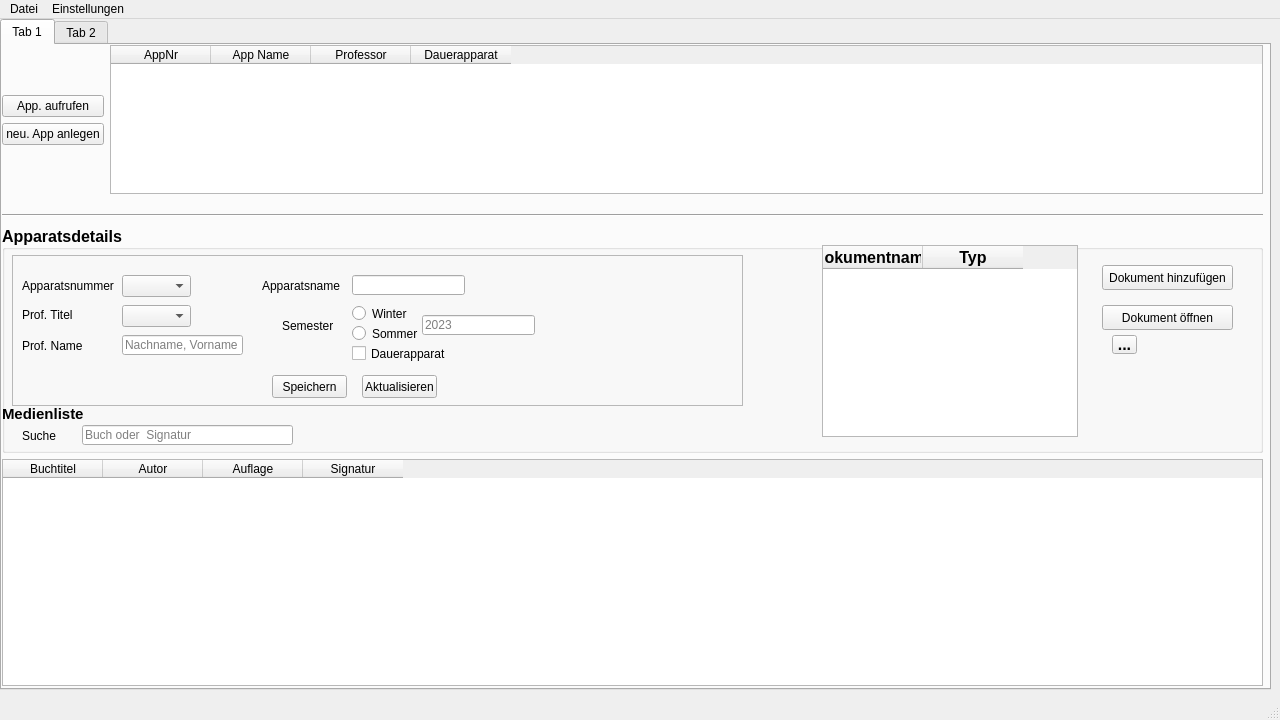
<?xml version="1.0" encoding="UTF-8"?>
<ui version="4.0">
 <class>MainWindow</class>
 <widget class="QMainWindow" name="MainWindow">
  <property name="geometry">
   <rect>
    <x>0</x>
    <y>0</y>
    <width>1280</width>
    <height>720</height>
   </rect>
  </property>
  <property name="sizePolicy">
   <sizepolicy hsizetype="Expanding" vsizetype="Expanding">
    <horstretch>0</horstretch>
    <verstretch>0</verstretch>
   </sizepolicy>
  </property>
  <property name="windowTitle">
   <string>MainWindow</string>
  </property>
  <widget class="QWidget" name="centralwidget">
   <property name="sizePolicy">
    <sizepolicy hsizetype="Fixed" vsizetype="Fixed">
     <horstretch>0</horstretch>
     <verstretch>0</verstretch>
    </sizepolicy>
   </property>
   <widget class="QWidget" name="verticalLayoutWidget">
    <property name="geometry">
     <rect>
      <x>0</x>
      <y>0</y>
      <width>1271</width>
      <height>671</height>
     </rect>
    </property>
    <layout class="QVBoxLayout" name="verticalLayout">
     <item>
      <layout class="QHBoxLayout" name="horizontalLayout">
       <item>
        <layout class="QGridLayout" name="gridLayout">
         <item row="0" column="0">
          <widget class="QTabWidget" name="tabWidget">
           <property name="currentIndex">
            <number>0</number>
           </property>
           <widget class="QWidget" name="tab">
            <property name="sizePolicy">
             <sizepolicy hsizetype="Preferred" vsizetype="Preferred">
              <horstretch>0</horstretch>
              <verstretch>0</verstretch>
             </sizepolicy>
            </property>
            <attribute name="title">
             <string>Tab 1</string>
            </attribute>
            <widget class="QWidget" name="horizontalLayoutWidget_2">
             <property name="geometry">
              <rect>
               <x>0</x>
               <y>0</y>
               <width>1261</width>
               <height>161</height>
              </rect>
             </property>
             <layout class="QHBoxLayout" name="horizontalLayout_2">
              <item>
               <layout class="QFormLayout" name="formLayout">
                <item row="0" column="0">
                 <layout class="QVBoxLayout" name="verticalLayout_2">
                  <item>
                   <spacer name="verticalSpacer">
                    <property name="orientation">
                     <enum>Qt::Vertical</enum>
                    </property>
                    <property name="sizeHint" stdset="0">
                     <size>
                      <width>20</width>
                      <height>40</height>
                     </size>
                    </property>
                   </spacer>
                  </item>
                  <item>
                   <widget class="QPushButton" name="load_app">
                    <property name="toolTip">
                     <string>Load the Semesterapparate from the database</string>
                    </property>
                    <property name="text">
                     <string>App. aufrufen</string>
                    </property>
                   </widget>
                  </item>
                  <item>
                   <widget class="QPushButton" name="create_new_app">
                    <property name="text">
                     <string>neu. App anlegen</string>
                    </property>
                   </widget>
                  </item>
                  <item>
                   <spacer name="verticalSpacer_2">
                    <property name="orientation">
                     <enum>Qt::Vertical</enum>
                    </property>
                    <property name="sizeHint" stdset="0">
                     <size>
                      <width>20</width>
                      <height>40</height>
                     </size>
                    </property>
                   </spacer>
                  </item>
                 </layout>
                </item>
                <item row="0" column="1">
                 <widget class="QTableWidget" name="tableWidget_apparate">
                  <column>
                   <property name="text">
                    <string>AppNr</string>
                   </property>
                  </column>
                  <column>
                   <property name="text">
                    <string>App Name</string>
                   </property>
                  </column>
                  <column>
                   <property name="text">
                    <string>Professor</string>
                   </property>
                  </column>
                  <column>
                   <property name="text">
                    <string>Dauerapparat</string>
                   </property>
                  </column>
                 </widget>
                </item>
                <item row="2" column="0">
                 <layout class="QHBoxLayout" name="horizontalLayout_3"/>
                </item>
                <item row="1" column="1">
                 <layout class="QHBoxLayout" name="horizontalLayout_4"/>
                </item>
               </layout>
              </item>
             </layout>
            </widget>
            <widget class="Line" name="line">
             <property name="geometry">
              <rect>
               <x>0</x>
               <y>160</y>
               <width>1261</width>
               <height>21</height>
              </rect>
             </property>
             <property name="orientation">
              <enum>Qt::Horizontal</enum>
             </property>
            </widget>
            <widget class="QWidget" name="gridLayoutWidget_2">
             <property name="geometry">
              <rect>
               <x>0</x>
               <y>180</y>
               <width>1261</width>
               <height>461</height>
              </rect>
             </property>
             <layout class="QGridLayout" name="gridLayout_2">
              <item row="2" column="0">
               <widget class="QTableWidget" name="tableWidget_apparat_media">
                <column>
                 <property name="text">
                  <string>Buchtitel</string>
                 </property>
                </column>
                <column>
                 <property name="text">
                  <string>Autor</string>
                 </property>
                </column>
                <column>
                 <property name="text">
                  <string>Auflage</string>
                 </property>
                </column>
                <column>
                 <property name="text">
                  <string>Signatur</string>
                 </property>
                </column>
               </widget>
              </item>
              <item row="1" column="0">
               <widget class="QGroupBox" name="app_group_box">
                <property name="sizePolicy">
                 <sizepolicy hsizetype="Preferred" vsizetype="Expanding">
                  <horstretch>0</horstretch>
                  <verstretch>0</verstretch>
                 </sizepolicy>
                </property>
                <property name="font">
                 <font>
                  <pointsize>12</pointsize>
                  <weight>75</weight>
                  <bold>true</bold>
                 </font>
                </property>
                <property name="title">
                 <string>Apparatsdetails</string>
                </property>
                <property name="alignment">
                 <set>Qt::AlignLeading|Qt::AlignLeft|Qt::AlignVCenter</set>
                </property>
                <property name="checkable">
                 <bool>false</bool>
                </property>
                <widget class="QTableWidget" name="dokument_list">
                 <property name="geometry">
                  <rect>
                   <x>820</x>
                   <y>20</y>
                   <width>256</width>
                   <height>192</height>
                  </rect>
                 </property>
                 <column>
                  <property name="text">
                   <string>Dokumentname</string>
                  </property>
                 </column>
                 <column>
                  <property name="text">
                   <string>Typ</string>
                  </property>
                 </column>
                </widget>
                <widget class="QFrame" name="frame">
                 <property name="geometry">
                  <rect>
                   <x>10</x>
                   <y>30</y>
                   <width>731</width>
                   <height>151</height>
                  </rect>
                 </property>
                 <property name="sizePolicy">
                  <sizepolicy hsizetype="Fixed" vsizetype="Fixed">
                   <horstretch>0</horstretch>
                   <verstretch>0</verstretch>
                  </sizepolicy>
                 </property>
                 <property name="frameShape">
                  <enum>QFrame::StyledPanel</enum>
                 </property>
                 <property name="frameShadow">
                  <enum>QFrame::Raised</enum>
                 </property>
                 <widget class="QComboBox" name="drpdwn_prof_title">
                  <property name="geometry">
                   <rect>
                    <x>110</x>
                    <y>50</y>
                    <width>69</width>
                    <height>22</height>
                   </rect>
                  </property>
                 </widget>
                 <widget class="QLabel" name="label_5">
                  <property name="geometry">
                   <rect>
                    <x>250</x>
                    <y>20</y>
                    <width>91</width>
                    <height>21</height>
                   </rect>
                  </property>
                  <property name="font">
                   <font>
                    <pointsize>9</pointsize>
                    <weight>50</weight>
                    <bold>false</bold>
                   </font>
                  </property>
                  <property name="text">
                   <string>Apparatsname</string>
                  </property>
                 </widget>
                 <widget class="QLineEdit" name="lineEdit">
                  <property name="geometry">
                   <rect>
                    <x>110</x>
                    <y>80</y>
                    <width>121</width>
                    <height>20</height>
                   </rect>
                  </property>
                  <property name="font">
                   <font>
                    <pointsize>9</pointsize>
                    <weight>50</weight>
                    <bold>false</bold>
                   </font>
                  </property>
                  <property name="placeholderText">
                   <string>Nachname, Vorname</string>
                  </property>
                 </widget>
                 <widget class="QRadioButton" name="sem_winter">
                  <property name="geometry">
                   <rect>
                    <x>340</x>
                    <y>50</y>
                    <width>82</width>
                    <height>17</height>
                   </rect>
                  </property>
                  <property name="font">
                   <font>
                    <pointsize>9</pointsize>
                    <weight>50</weight>
                    <bold>false</bold>
                   </font>
                  </property>
                  <property name="text">
                   <string>Winter</string>
                  </property>
                 </widget>
                 <widget class="QLabel" name="label_4">
                  <property name="geometry">
                   <rect>
                    <x>10</x>
                    <y>80</y>
                    <width>71</width>
                    <height>21</height>
                   </rect>
                  </property>
                  <property name="font">
                   <font>
                    <pointsize>9</pointsize>
                    <weight>50</weight>
                    <bold>false</bold>
                   </font>
                  </property>
                  <property name="text">
                   <string>Prof. Name</string>
                  </property>
                 </widget>
                 <widget class="QComboBox" name="drpdwn_app_nr">
                  <property name="geometry">
                   <rect>
                    <x>110</x>
                    <y>20</y>
                    <width>69</width>
                    <height>22</height>
                   </rect>
                  </property>
                 </widget>
                 <widget class="QLineEdit" name="app_name">
                  <property name="geometry">
                   <rect>
                    <x>340</x>
                    <y>20</y>
                    <width>113</width>
                    <height>20</height>
                   </rect>
                  </property>
                 </widget>
                 <widget class="QRadioButton" name="sem_sommer">
                  <property name="geometry">
                   <rect>
                    <x>340</x>
                    <y>70</y>
                    <width>82</width>
                    <height>17</height>
                   </rect>
                  </property>
                  <property name="font">
                   <font>
                    <pointsize>9</pointsize>
                    <weight>50</weight>
                    <bold>false</bold>
                   </font>
                  </property>
                  <property name="text">
                   <string>Sommer</string>
                  </property>
                 </widget>
                 <widget class="QLabel" name="label_3">
                  <property name="geometry">
                   <rect>
                    <x>10</x>
                    <y>50</y>
                    <width>61</width>
                    <height>20</height>
                   </rect>
                  </property>
                  <property name="font">
                   <font>
                    <pointsize>9</pointsize>
                    <weight>50</weight>
                    <bold>false</bold>
                   </font>
                  </property>
                  <property name="text">
                   <string>Prof. Titel</string>
                  </property>
                 </widget>
                 <widget class="QLabel" name="label_6">
                  <property name="geometry">
                   <rect>
                    <x>270</x>
                    <y>60</y>
                    <width>51</width>
                    <height>21</height>
                   </rect>
                  </property>
                  <property name="font">
                   <font>
                    <pointsize>9</pointsize>
                    <weight>50</weight>
                    <bold>false</bold>
                   </font>
                  </property>
                  <property name="text">
                   <string>Semester</string>
                  </property>
                 </widget>
                 <widget class="QLineEdit" name="sem_year">
                  <property name="geometry">
                   <rect>
                    <x>410</x>
                    <y>60</y>
                    <width>113</width>
                    <height>20</height>
                   </rect>
                  </property>
                  <property name="font">
                   <font>
                    <pointsize>9</pointsize>
                    <weight>50</weight>
                    <bold>false</bold>
                   </font>
                  </property>
                  <property name="placeholderText">
                   <string>2023</string>
                  </property>
                 </widget>
                 <widget class="QLabel" name="label_2">
                  <property name="geometry">
                   <rect>
                    <x>10</x>
                    <y>20</y>
                    <width>101</width>
                    <height>21</height>
                   </rect>
                  </property>
                  <property name="font">
                   <font>
                    <pointsize>9</pointsize>
                    <weight>50</weight>
                    <bold>false</bold>
                   </font>
                  </property>
                  <property name="text">
                   <string>Apparatsnummer</string>
                  </property>
                 </widget>
                 <widget class="QPushButton" name="btn_apparat_save">
                  <property name="geometry">
                   <rect>
                    <x>260</x>
                    <y>120</y>
                    <width>75</width>
                    <height>23</height>
                   </rect>
                  </property>
                  <property name="font">
                   <font>
                    <pointsize>9</pointsize>
                    <weight>50</weight>
                    <bold>false</bold>
                   </font>
                  </property>
                  <property name="text">
                   <string>Speichern</string>
                  </property>
                 </widget>
                 <widget class="QPushButton" name="btn_apparat_apply">
                  <property name="geometry">
                   <rect>
                    <x>350</x>
                    <y>120</y>
                    <width>75</width>
                    <height>23</height>
                   </rect>
                  </property>
                  <property name="font">
                   <font>
                    <pointsize>9</pointsize>
                    <weight>50</weight>
                    <bold>false</bold>
                   </font>
                  </property>
                  <property name="text">
                   <string>Aktualisieren</string>
                  </property>
                 </widget>
                 <widget class="QCheckBox" name="checkBox">
                  <property name="geometry">
                   <rect>
                    <x>340</x>
                    <y>90</y>
                    <width>101</width>
                    <height>17</height>
                   </rect>
                  </property>
                  <property name="font">
                   <font>
                    <pointsize>9</pointsize>
                    <weight>50</weight>
                    <bold>false</bold>
                   </font>
                  </property>
                  <property name="text">
                   <string>Dauerapparat</string>
                  </property>
                 </widget>
                </widget>
                <widget class="QPushButton" name="btn_add_document">
                 <property name="geometry">
                  <rect>
                   <x>1100</x>
                   <y>40</y>
                   <width>131</width>
                   <height>25</height>
                  </rect>
                 </property>
                 <property name="font">
                  <font>
                   <pointsize>9</pointsize>
                   <weight>50</weight>
                   <bold>false</bold>
                  </font>
                 </property>
                 <property name="text">
                  <string>Dokument hinzufügen</string>
                 </property>
                </widget>
                <widget class="QPushButton" name="btn_open_document">
                 <property name="geometry">
                  <rect>
                   <x>1100</x>
                   <y>80</y>
                   <width>131</width>
                   <height>25</height>
                  </rect>
                 </property>
                 <property name="font">
                  <font>
                   <pointsize>9</pointsize>
                   <weight>50</weight>
                   <bold>false</bold>
                  </font>
                 </property>
                 <property name="text">
                  <string>Dokument öffnen</string>
                 </property>
                </widget>
                <widget class="QToolButton" name="toolButton">
                 <property name="geometry">
                  <rect>
                   <x>1110</x>
                   <y>110</y>
                   <width>25</width>
                   <height>19</height>
                  </rect>
                 </property>
                 <property name="text">
                  <string>...</string>
                 </property>
                </widget>
                <widget class="QLabel" name="label_7">
                 <property name="geometry">
                  <rect>
                   <x>20</x>
                   <y>200</y>
                   <width>47</width>
                   <height>21</height>
                  </rect>
                 </property>
                 <property name="font">
                  <font>
                   <pointsize>9</pointsize>
                   <weight>50</weight>
                   <bold>false</bold>
                  </font>
                 </property>
                 <property name="text">
                  <string>Suche</string>
                 </property>
                </widget>
                <widget class="QLineEdit" name="lineEdit_2">
                 <property name="geometry">
                  <rect>
                   <x>80</x>
                   <y>200</y>
                   <width>211</width>
                   <height>20</height>
                  </rect>
                 </property>
                 <property name="font">
                  <font>
                   <pointsize>9</pointsize>
                   <weight>50</weight>
                   <bold>false</bold>
                  </font>
                 </property>
                 <property name="placeholderText">
                  <string>Buch oder  Signatur</string>
                 </property>
                </widget>
                <widget class="QLabel" name="label">
                 <property name="geometry">
                  <rect>
                   <x>0</x>
                   <y>180</y>
                   <width>1259</width>
                   <height>18</height>
                  </rect>
                 </property>
                 <property name="font">
                  <font>
                   <pointsize>11</pointsize>
                   <weight>75</weight>
                   <bold>true</bold>
                  </font>
                 </property>
                 <property name="text">
                  <string>Medienliste</string>
                 </property>
                </widget>
               </widget>
              </item>
             </layout>
            </widget>
           </widget>
           <widget class="QWidget" name="tab_2">
            <attribute name="title">
             <string>Tab 2</string>
            </attribute>
           </widget>
          </widget>
         </item>
        </layout>
       </item>
      </layout>
     </item>
    </layout>
   </widget>
  </widget>
  <widget class="QMenuBar" name="menubar">
   <property name="geometry">
    <rect>
     <x>0</x>
     <y>0</y>
     <width>1280</width>
     <height>21</height>
    </rect>
   </property>
   <widget class="QMenu" name="menuDatei">
    <property name="title">
     <string>Datei</string>
    </property>
   </widget>
   <widget class="QMenu" name="menuEinstellungen">
    <property name="title">
     <string>Einstellungen</string>
    </property>
   </widget>
   <addaction name="menuDatei"/>
   <addaction name="menuEinstellungen"/>
  </widget>
  <widget class="QStatusBar" name="statusbar"/>
 </widget>
 <resources/>
 <connections/>
</ui>
